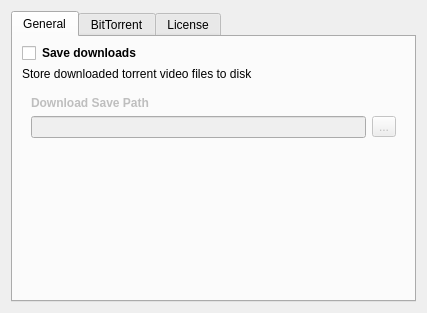
<?xml version="1.0" encoding="UTF-8"?>
<ui version="4.0">
 <class>PreferencesDialog</class>
 <widget class="QDialog" name="PreferencesDialog">
  <property name="geometry">
   <rect>
    <x>0</x>
    <y>0</y>
    <width>427</width>
    <height>313</height>
   </rect>
  </property>
  <property name="sizePolicy">
   <sizepolicy hsizetype="Fixed" vsizetype="Fixed">
    <horstretch>0</horstretch>
    <verstretch>0</verstretch>
   </sizepolicy>
  </property>
  <property name="minimumSize">
   <size>
    <width>427</width>
    <height>313</height>
   </size>
  </property>
  <property name="maximumSize">
   <size>
    <width>427</width>
    <height>313</height>
   </size>
  </property>
  <property name="windowTitle">
   <string>Preferences</string>
  </property>
  <layout class="QVBoxLayout" name="verticalLayout_3">
   <item>
    <widget class="QTabWidget" name="tabWidget">
     <property name="currentIndex">
      <number>0</number>
     </property>
     <widget class="QWidget" name="general">
      <attribute name="title">
       <string>General</string>
      </attribute>
      <layout class="QVBoxLayout" name="verticalLayout_4">
       <item>
        <layout class="QVBoxLayout" name="verticalLayout_2">
         <item>
          <layout class="QHBoxLayout" name="horizontalLayout_3">
           <item>
            <widget class="QCheckBox" name="chkSaveTorrentFiles">
             <property name="sizePolicy">
              <sizepolicy hsizetype="Maximum" vsizetype="Fixed">
               <horstretch>0</horstretch>
               <verstretch>0</verstretch>
              </sizepolicy>
             </property>
             <property name="toolTipDuration">
              <number>-1</number>
             </property>
             <property name="text">
              <string/>
             </property>
            </widget>
           </item>
           <item>
            <widget class="QLabel" name="label_4">
             <property name="text">
              <string>&lt;html&gt;&lt;head/&gt;&lt;body&gt;&lt;p&gt;&lt;span style=&quot; font-weight:600;&quot;&gt;Save downloads&lt;/span&gt;&lt;/p&gt;&lt;/body&gt;&lt;/html&gt;</string>
             </property>
            </widget>
           </item>
          </layout>
         </item>
         <item>
          <widget class="QLabel" name="label_8">
           <property name="text">
            <string>Store downloaded torrent video files to disk</string>
           </property>
           <property name="wordWrap">
            <bool>true</bool>
           </property>
          </widget>
         </item>
         <item>
          <widget class="QFrame" name="frmDownloadPath">
           <property name="enabled">
            <bool>false</bool>
           </property>
           <property name="frameShape">
            <enum>QFrame::NoFrame</enum>
           </property>
           <property name="frameShadow">
            <enum>QFrame::Raised</enum>
           </property>
           <layout class="QVBoxLayout" name="verticalLayout_11">
            <item>
             <widget class="QLabel" name="label_3">
              <property name="text">
               <string>&lt;html&gt;&lt;head/&gt;&lt;body&gt;&lt;p&gt;&lt;span style=&quot; font-weight:600;&quot;&gt;Download Save Path&lt;/span&gt;&lt;/p&gt;&lt;/body&gt;&lt;/html&gt;</string>
              </property>
             </widget>
            </item>
            <item>
             <layout class="QHBoxLayout" name="horizontalLayout_2">
              <item>
               <widget class="QLineEdit" name="leDownloadDirectory">
                <property name="sizePolicy">
                 <sizepolicy hsizetype="Expanding" vsizetype="Maximum">
                  <horstretch>0</horstretch>
                  <verstretch>0</verstretch>
                 </sizepolicy>
                </property>
               </widget>
              </item>
              <item>
               <widget class="QToolButton" name="tbFindDir">
                <property name="text">
                 <string>...</string>
                </property>
               </widget>
              </item>
             </layout>
            </item>
           </layout>
          </widget>
         </item>
        </layout>
       </item>
       <item>
        <spacer name="verticalSpacer_2">
         <property name="orientation">
          <enum>Qt::Vertical</enum>
         </property>
         <property name="sizeHint" stdset="0">
          <size>
           <width>20</width>
           <height>40</height>
          </size>
         </property>
        </spacer>
       </item>
      </layout>
     </widget>
     <widget class="QWidget" name="bittorrent">
      <attribute name="title">
       <string>BitTorrent</string>
      </attribute>
      <layout class="QVBoxLayout" name="verticalLayout_5">
       <item>
        <layout class="QVBoxLayout" name="verticalLayout">
         <item>
          <widget class="QLabel" name="label">
           <property name="text">
            <string>&lt;html&gt;&lt;head/&gt;&lt;body&gt;&lt;p&gt;&lt;span style=&quot; font-weight:600;&quot;&gt;Listening Port&lt;/span&gt;&lt;/p&gt;&lt;/body&gt;&lt;/html&gt;</string>
           </property>
          </widget>
         </item>
         <item>
          <widget class="QLabel" name="label_2">
           <property name="text">
            <string>Port to use for incoming connections</string>
           </property>
           <property name="wordWrap">
            <bool>false</bool>
           </property>
          </widget>
         </item>
         <item>
          <widget class="QSpinBox" name="spListenPort">
           <property name="sizePolicy">
            <sizepolicy hsizetype="Fixed" vsizetype="Fixed">
             <horstretch>0</horstretch>
             <verstretch>0</verstretch>
            </sizepolicy>
           </property>
           <property name="minimumSize">
            <size>
             <width>100</width>
             <height>0</height>
            </size>
           </property>
           <property name="maximum">
            <number>65535</number>
           </property>
          </widget>
         </item>
        </layout>
       </item>
       <item>
        <spacer name="verticalSpacer">
         <property name="orientation">
          <enum>Qt::Vertical</enum>
         </property>
         <property name="sizeHint" stdset="0">
          <size>
           <width>20</width>
           <height>40</height>
          </size>
         </property>
        </spacer>
       </item>
      </layout>
     </widget>
     <widget class="QWidget" name="license">
      <attribute name="title">
       <string>License</string>
      </attribute>
      <layout class="QVBoxLayout" name="verticalLayout_6">
       <item>
        <widget class="QStackedWidget" name="stackLicense">
         <property name="currentIndex">
          <number>0</number>
         </property>
         <widget class="QWidget" name="page">
          <layout class="QVBoxLayout" name="verticalLayout_8">
           <item>
            <layout class="QVBoxLayout" name="verticalLayout_7">
             <item>
              <widget class="QLabel" name="label_6">
               <property name="text">
                <string>&lt;html&gt;&lt;head/&gt;&lt;body&gt;&lt;p&gt;&lt;span style=&quot; font-size:24pt;&quot;&gt;Demo Mode&lt;/span&gt;&lt;/p&gt;&lt;/body&gt;&lt;/html&gt;</string>
               </property>
               <property name="alignment">
                <set>Qt::AlignCenter</set>
               </property>
              </widget>
             </item>
             <item>
              <widget class="QLabel" name="label_7">
               <property name="text">
                <string>&lt;html&gt;&lt;head/&gt;&lt;body&gt;&lt;p&gt;You're currently in Demo Mode, which means videos will only play for the first 15 minutes.&lt;/p&gt;&lt;p&gt;Please support us and help us keep improving StreamPlay by purchasing a license to unlock unlimited playback.&lt;/p&gt;&lt;/body&gt;&lt;/html&gt;</string>
               </property>
               <property name="wordWrap">
                <bool>true</bool>
               </property>
              </widget>
             </item>
            </layout>
           </item>
           <item>
            <spacer name="verticalSpacer_3">
             <property name="orientation">
              <enum>Qt::Vertical</enum>
             </property>
             <property name="sizeHint" stdset="0">
              <size>
               <width>20</width>
               <height>40</height>
              </size>
             </property>
            </spacer>
           </item>
           <item>
            <layout class="QHBoxLayout" name="horizontalLayout_5">
             <property name="spacing">
              <number>-1</number>
             </property>
             <property name="rightMargin">
              <number>0</number>
             </property>
             <item>
              <widget class="QPushButton" name="pbImportLicense">
               <property name="text">
                <string>Import License</string>
               </property>
               <property name="autoDefault">
                <bool>false</bool>
               </property>
              </widget>
             </item>
             <item>
              <widget class="QPushButton" name="pbPurchase">
               <property name="text">
                <string>Purchase StreamPlay...</string>
               </property>
               <property name="default">
                <bool>true</bool>
               </property>
              </widget>
             </item>
            </layout>
           </item>
          </layout>
         </widget>
         <widget class="QWidget" name="page_2">
          <layout class="QVBoxLayout" name="verticalLayout_10">
           <item>
            <layout class="QVBoxLayout" name="verticalLayout_9">
             <item>
              <widget class="QLabel" name="label_9">
               <property name="focusPolicy">
                <enum>Qt::NoFocus</enum>
               </property>
               <property name="text">
                <string>&lt;html&gt;&lt;head/&gt;&lt;body&gt;&lt;p&gt;&lt;span style=&quot; font-size:24pt;&quot;&gt;Thank You!&lt;/span&gt;&lt;/p&gt;&lt;/body&gt;&lt;/html&gt;</string>
               </property>
               <property name="alignment">
                <set>Qt::AlignCenter</set>
               </property>
              </widget>
             </item>
             <item>
              <widget class="QLabel" name="lblRegistration">
               <property name="font">
                <font>
                 <pointsize>13</pointsize>
                </font>
               </property>
               <property name="text">
                <string>Registered to Some Body
(somebody99123@example.com)
Order: VT1234567890</string>
               </property>
               <property name="alignment">
                <set>Qt::AlignCenter</set>
               </property>
               <property name="wordWrap">
                <bool>true</bool>
               </property>
              </widget>
             </item>
            </layout>
           </item>
           <item>
            <spacer name="verticalSpacer_4">
             <property name="orientation">
              <enum>Qt::Vertical</enum>
             </property>
             <property name="sizeHint" stdset="0">
              <size>
               <width>20</width>
               <height>40</height>
              </size>
             </property>
            </spacer>
           </item>
          </layout>
         </widget>
        </widget>
       </item>
      </layout>
     </widget>
    </widget>
   </item>
  </layout>
 </widget>
 <resources/>
 <connections/>
</ui>
